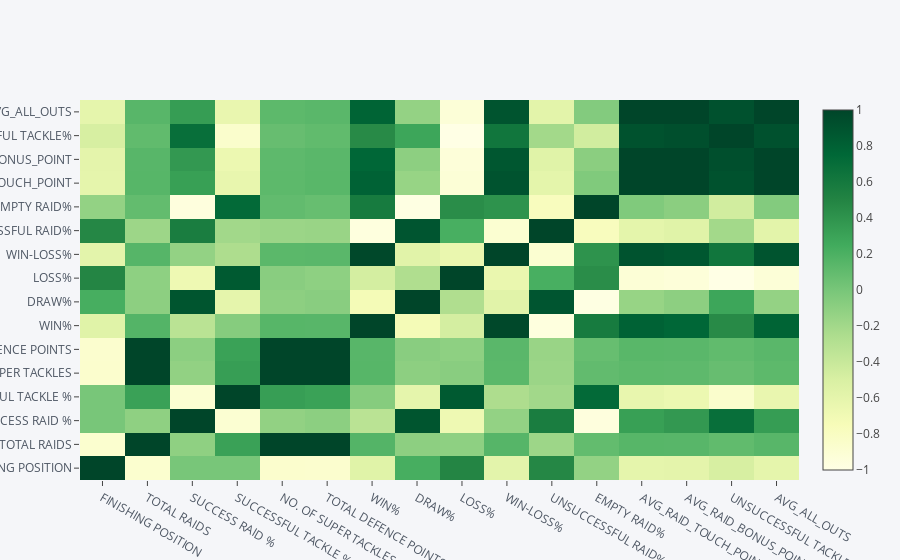

Notebook code for this chart:
### Code cell
df6.corr().iplot(kind='heatmap',colorscale='ylgn')

### Figure 1 — Plotly figure (JSON) as saved in the notebook; plotly's stock layout.template omitted (floating-point values rounded to 4 significant figures; data arrays with more than 128 entries replaced by an {"elided": "..."} marker saying what was removed)
{"data": [{"colorscale": [[0, "rgb(255,255,229)"], [0.125, "rgb(247,252,185)"], [0.25, "rgb(217,240,163)"], [0.375, "rgb(173,221,142)"], [0.5, "rgb(120,198,121)"], [0.625, "rgb(65,171,93)"], [0.75, "rgb(35,132,67)"], [0.875, "rgb(0,104,55)"], [1, "rgb(0,69,41)"]], "type": "heatmap", "uid": "f4905679-7fb0-4649-987b-43925dcdde80", "x": ["FINISHING POSITION", "TOTAL RAIDS", "SUCCESS RAID %", "SUCCESSFUL TACKLE %", "NO. OF SUPER TACKLES", "TOTAL DEFENCE POINTS", "WIN%", "DRAW%", "LOSS%", "WIN-LOSS%", "UNSUCCESSFUL RAID%", "EMPTY RAID%", "AVG_RAID_TOUCH_POINT", "AVG_RAID_BONUS_POINT", "UNSUCCESSFUL TACKLE%", "AVG_ALL_OUTS"], "y": ["FINISHING POSITION", "TOTAL RAIDS", "SUCCESS RAID %", "SUCCESSFUL TACKLE %", "NO. OF SUPER TACKLES", "TOTAL DEFENCE POINTS", "WIN%", "DRAW%", "LOSS%", "WIN-LOSS%", "UNSUCCESSFUL RAID%", "EMPTY RAID%", "AVG_RAID_TOUCH_POINT", "AVG_RAID_BONUS_POINT", "UNSUCCESSFUL TACKLE%", "AVG_ALL_OUTS"], "z": {"elided": "16x16 float values"}, "zmax": 1, "zmin": -0.9999}], "layout": {"legend": {"bgcolor": "#F5F6F9", "font": {"color": "#4D5663"}}, "paper_bgcolor": "#F5F6F9", "plot_bgcolor": "#F5F6F9", "title": {"font": {"color": "#4D5663"}}, "xaxis": {"gridcolor": "#E1E5ED", "showgrid": true, "tickfont": {"color": "#4D5663"}, "title": {"font": {"color": "#4D5663"}, "text": ""}, "zerolinecolor": "#E1E5ED"}, "yaxis": {"gridcolor": "#E1E5ED", "showgrid": true, "tickfont": {"color": "#4D5663"}, "title": {"font": {"color": "#4D5663"}, "text": ""}, "zerolinecolor": "#E1E5ED"}}}
